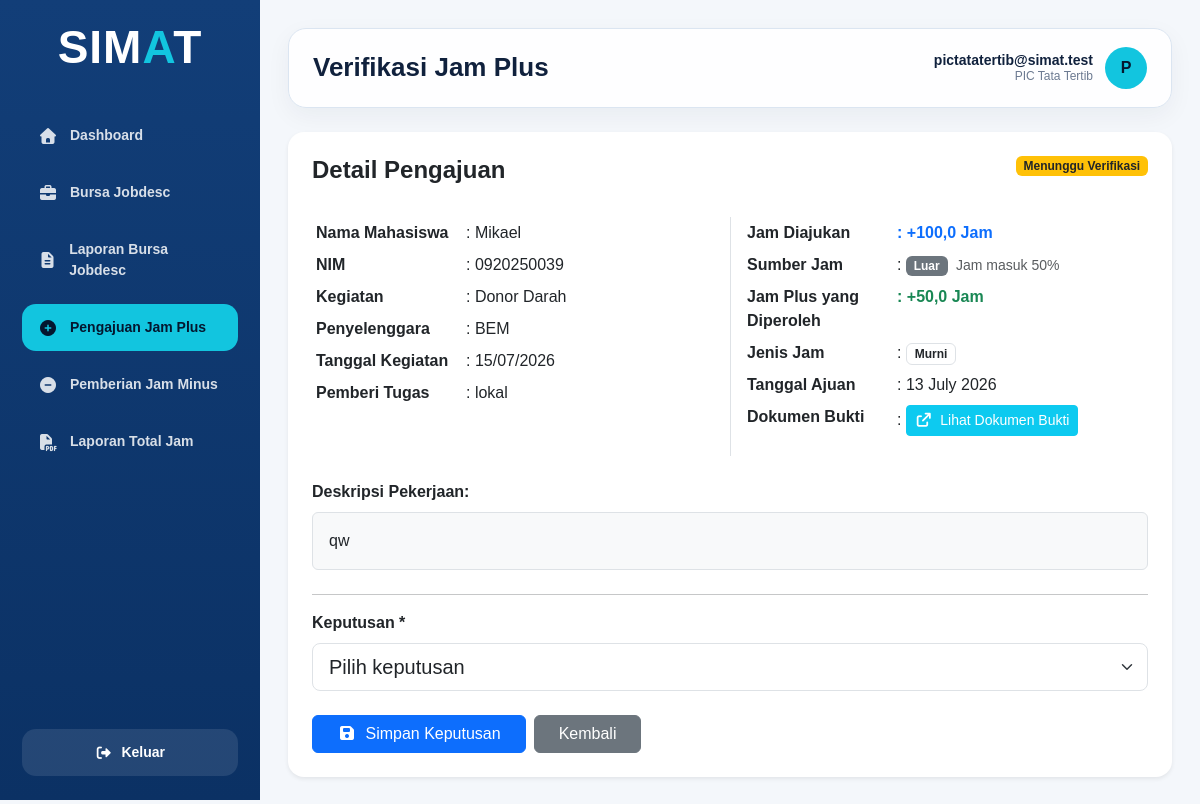
The page /transaksi/pengajuan_jam_plus/verifikasi.php?id=11 (signed in) on the database its author committed.
### tables this page shows
CREATE TABLE `pengajuan_jam_plus` (
  `id_pengajuan_jam_plus` int(11) NOT NULL,
  `id_kegiatan` int(11) DEFAULT NULL,
  `jumlah_jam_plus` decimal(6,1) NOT NULL,
  `jenis_jam` enum('Murni','Kompensasi') NOT NULL,
  `sumber_jam` enum('Prodi','Luar') NOT NULL,
  `tanggal_pengajuan` datetime NOT NULL,
  `deskripsi_pekerjaan` text DEFAULT NULL,
  `nama_pemberi` varchar(50) DEFAULT NULL,
  `dokumen_url` varchar(2048) DEFAULT NULL,
  `status_pengajuan` enum('Menunggu Verifikasi','Disetujui','Ditolak') DEFAULT 'Menunggu Verifikasi',
  `alasan_penolakan` varchar(255) DEFAULT NULL,
  `catatan_verifikasi` text DEFAULT NULL
);

CREATE TABLE `mahasiswa` (
  `id_mahasiswa` int(11) NOT NULL,
  `id_kelas` int(11) NOT NULL,
  `id_periode_akademik` int(11) NOT NULL,
  `nim` varchar(20) NOT NULL,
  `nama_mahasiswa` varchar(50) NOT NULL,
  `email` varchar(50) DEFAULT NULL,
  `no_hp` varchar(20) DEFAULT NULL,
  `saldo_jam_minus_murni` decimal(10,1) NOT NULL DEFAULT 0.0,
  `saldo_jam_minus_kompensasi` decimal(10,1) NOT NULL DEFAULT 0.0,
  `saldo_jam_plus_murni` decimal(10,1) NOT NULL DEFAULT 0.0,
  `saldo_jam_plus_kompensasi` decimal(10,1) NOT NULL DEFAULT 0.0,
  `status_mahasiswa` enum('Aktif','Tidak Aktif','Lulus','Cuti') DEFAULT 'Aktif'
);

CREATE TABLE `kegiatan` (
  `id_kegiatan` int(11) NOT NULL,
  `nama_kegiatan` varchar(50) NOT NULL,
  `penyelenggara` enum('ASTRAtech','BEM','MPM','HIMMA','UKM') NOT NULL,
  `tanggal_kegiatan` date DEFAULT NULL,
  `status_kegiatan` enum('Aktif','Tidak Aktif') DEFAULT 'Aktif'
);

### config/function.php (called while the page is built, shortened)
<?php
function aman($data)
{
    return htmlspecialchars($data ?? '', ENT_QUOTES, 'UTF-8');
}
function format_jam($nilai)
{
    return number_format((float) $nilai, 1, ',', '.');
}
?>

### transaksi/pengajuan_jam_plus/verifikasi.php (the view, shortened to what this page needs)
<?php
require_once "../../config/koneksi.php";
require_once "../../config/function.php";
$id_pengajuan = $_GET['id'] ?? '';
$stmt = mysqli_prepare($koneksi, "
    SELECT
        pjp.*,
        k.nama_kegiatan,
        k.penyelenggara,
        k.tanggal_kegiatan,
        m.nama_mahasiswa,
        m.nim,
        p.username AS username_pengaju
    FROM pengajuan_jam_plus pjp
    LEFT JOIN kegiatan k ON pjp.id_kegiatan = k.id_kegiatan
    JOIN detail_pengguna_pada_pengajuan_jam_plus dp ON pjp.id_pengajuan_jam_plus = dp.id_pengajuan_jam_plus
    JOIN pengguna p ON dp.id_pengguna = p.id_pengguna
    JOIN mahasiswa m ON p.id_mahasiswa = m.id_mahasiswa
    WHERE pjp.id_pengajuan_jam_plus = ?
    AND dp.peran_pengguna = 'Pengaju'
    LIMIT 1
");
mysqli_stmt_bind_param($stmt, "i", $id_pengajuan);
mysqli_stmt_execute($stmt);
$result = mysqli_stmt_get_result($stmt);
$pengajuan = mysqli_fetch_assoc($result);
require_once "../../includes/dashboard_header.php";
require_once "../../includes/sidebar.php";
?>
<main class="main-content">
    <div class="topbar">
        <h1 class="page-title">Verifikasi Jam Plus</h1>
        <div class="user-info">
            <div class="user-detail">
                <div class="user-name"><?= aman($_SESSION['username']); ?></div>
                <div class="user-role"><?= aman($_SESSION['role']); ?></div>
            </div>
            <div class="user-avatar">
                <?= strtoupper(substr($_SESSION['username'], 0, 1)); ?>
            </div>
        </div>
    </div>
    <div class="content-wrapper">
        <div class="card border-0 shadow-sm rounded-4">
            <div class="card-body p-4">
                <div class="d-flex justify-content-between align-items-start mb-4">
                    <h4 class="fw-bold">Detail Pengajuan</h4>
                    <span class="badge <?= $pengajuan['status_pengajuan'] == 'Menunggu Verifikasi' ? 'bg-warning text-dark' : ($pengajuan['status_pengajuan'] == 'Disetujui' ? 'bg-success' : 'bg-danger') ?>">
                        <?= aman($pengajuan['status_pengajuan']); ?>
                    </span>
                </div>
                <div class="row mb-4">
                    <div class="col-md-6">
                        <table class="table table-sm table-borderless">
                            <tr>
                                <th style="width: 150px;">Nama Mahasiswa</th>
                                <td>: <?= aman($pengajuan['nama_mahasiswa']); ?></td>
                            </tr>
                            <tr>
                                <th>NIM</th>
                                <td>: <?= aman($pengajuan['nim']); ?></td>
                            </tr>
                            <tr>
                                <th>Kegiatan</th>
                                <td>
                                    :
                                    <?php if ($pengajuan['sumber_jam'] == 'Luar') { ?>
                                        <?= aman($pengajuan['nama_kegiatan']); ?>
                                    <?php } else { ?>
                                        <span class="text-muted">Tidak menggunakan kegiatan</span>
                                    <?php } ?>
                                </td>
                            </tr>
                        <?php if ($pengajuan['sumber_jam'] == 'Luar') { ?>
                            <tr>
                                <th>Penyelenggara</th>
                                <td>: <?= aman($pengajuan['penyelenggara']); ?></td>
                            </tr>
                            <tr>
                                <th>Tanggal Kegiatan</th>
                                <td>
                                    :
                                    <?= !empty($pengajuan['tanggal_kegiatan']) ? date('d/m/Y', strtotime($pengajuan['tanggal_kegiatan'])) : '-'; ?>
                                </td>
                            </tr>
                        <?php } ?>
                            <tr>
                                <th>Pemberi Tugas</th>
                                <td>: <?= aman($pengajuan['nama_pemberi']); ?></td>
                            </tr>
                        </table>
                    </div>
                    <div class="col-md-6 border-start">
                        <table class="table table-sm table-borderless">
                            <?php
                            $jumlah_jam_diterima = $pengajuan['sumber_jam'] == 'Luar'
                                ? round($pengajuan['jumlah_jam_plus'] * 0.5, 1)
                                : round($pengajuan['jumlah_jam_plus'], 1);
                            ?>
                            <tr>
                                <th style="width: 150px;">Jam Diajukan</th>
                                <td class="fw-bold text-primary">
                                    : +<?= format_jam($pengajuan['jumlah_jam_plus']); ?> Jam
                                </td>
                            </tr>
                            <tr>
                                <th>Sumber Jam</th>
                                <td>
                                    : <?php if ($pengajuan['sumber_jam'] == "Prodi") { ?>
                                        <span class="badge bg-primary">Prodi</span>
                                        <small class="text-muted ms-1">Jam masuk utuh</small>
                                    <?php } else { ?>
                                        <span class="badge bg-secondary">Luar</span>
                                        <small class="text-muted ms-1">Jam masuk 50%</small>
                                    <?php } ?>
                                </td>
                            </tr>
                            <tr>
                                <th>Jam Plus yang Diperoleh</th>
                                <td class="fw-bold text-success">
                                    : +<?= format_jam($jumlah_jam_diterima); ?> Jam
                                </td>
                            </tr>
                            <tr>
                                <th>Jenis Jam</th>
                                <td>
                                    : <span class="badge border text-dark"><?= aman($pengajuan['jenis_jam']); ?></span>
                                </td>
                            </tr>
                            <tr>
                                <th>Tanggal Ajuan</th>
                                <td>: <?= date('d F Y', strtotime($pengajuan['tanggal_pengajuan'])); ?></td>
                            </tr>
                            <tr>
                                <th>Dokumen Bukti</th>
                                <td>:
                                    <a href="<?= aman($pengajuan['dokumen_url']); ?>" target="_blank" class="btn btn-info btn-sm text-white">
                                        <i class="fa-solid fa-external-link me-1"></i> Lihat Dokumen Bukti
                                    </a>
                                </td>
                            </tr>
                        </table>
                    </div>
                </div>
                <div class="mb-4">
                    <label class="fw-bold d-block mb-2">Deskripsi Pekerjaan:</label>
                    <div class="p-3 bg-light rounded border">
                        <?= nl2br(aman($pengajuan['deskripsi_pekerjaan'])); ?>
                    </div>
                </div>
                <hr>
                <?php if ($pengajuan['status_pengajuan'] == "Menunggu Verifikasi") { ?>
                    <form action="proses_verifikasi.php" method="post">
                            <div class="mb-4">
                                <label for="status_pengajuan" class="form-label fw-bold">
                                    Keputusan *
                                </label>
                                <select
                                    name="status_pengajuan"
                                    id="status_pengajuan"
                                    class="form-select form-select-lg"
                                    required
                                >
                                    <option value="">Pilih keputusan</option>
                                </select>
                            </div>
                        <div class="d-flex gap-2">
                            <button type="submit" name="verifikasi" class="btn btn-primary px-4">
                                <i class="fa-solid fa-save me-1"></i>
                                Simpan Keputusan
                            </button>
                            <a href="index.php" class="btn btn-secondary px-4">
                                Kembali
                            </a>
                        </div>
                    </form>
                    <?php } ?>
            </div>
        </div>
    </div>
</main>
<?php require_once "../../includes/dashboard_footer.php"; ?>

### assets/css/dashboard.css (style rules this page uses)
:root { --primary: #123e78; --primary-dark: #0b3164; --accent: #12c5df; --bg: #f4f7fb; --text: #10213d; --muted: #6c7a91; --white: #ffffff; --border: #dbe5f1; }
* { box-sizing: border-box; }
html, body { width: 100%; min-height: 100%; margin: 0; font-family: Arial, sans-serif; background: var(--bg); color: var(--text); overflow-x: hidden; scrollbar-width: none; -ms-overflow-style: none; }
.main-content { min-width: 0; margin-left: 260px; min-height: 100vh; padding: 28px; overflow-x: hidden; }
.topbar { min-height: 76px; background: rgba(255, 255, 255, 0.9); border: 1px solid var(--border); border-radius: 18px; padding: 18px 24px; display: flex; align-items: center; justify-content: space-between; gap: 18px; box-shadow: 0 8px 25px rgba(16, 33, 61, 0.05); }
.page-title { margin: 0; font-size: 26px; font-weight: 800; }
.user-info { display: flex; align-items: center; gap: 12px; min-width: max-content; }
.user-detail { line-height: 1.2; text-align: right; }
.user-name { font-size: 14px; font-weight: 700; }
.user-role { font-size: 12px; color: var(--muted); }
.user-avatar { width: 42px; height: 42px; border-radius: 50%; background: var(--accent); color: #04172f; display: flex; align-items: center; justify-content: center; font-weight: 800; }
.content-wrapper { margin-top: 24px; }

### rows shown on the page
pengajuan_jam_plus: status_pengajuan "Menunggu Verifikasi", mahasiswa.nama_mahasiswa "Mikael", mahasiswa.nim "0920250039", id_kegiatan.nama_kegiatan "Donor Darah", id_kegiatan.penyelenggara "BEM", id_kegiatan.tanggal_kegiatan "15/07/2026", nama_pemberi "lokal", jumlah_jam_plus "100,0", format_jam($jumlah_jam_diterima) "50,0", jenis_jam "Murni", tanggal_pengajuan "13 July 2026", deskripsi_pekerjaan "qw"

### other values the page prints
aman($_SESSION['username']) "pictatatertib@simat.test"
aman($_SESSION['role']) "PIC Tata Tertib"
substr($_SESSION['username'], 0, 1) "P"
